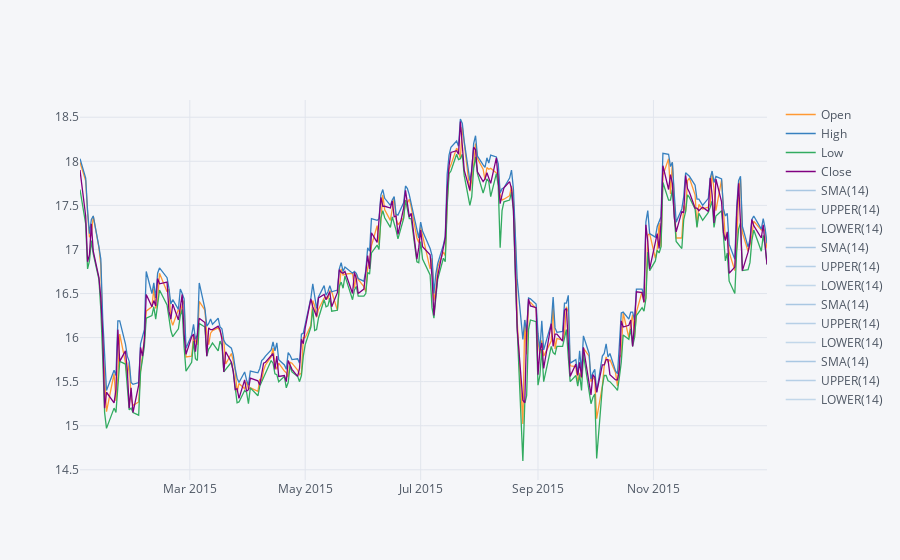

The notebook cell this image was saved under:
### Markdown cell above
A Bollinger Band Plot for Bank of America for the year 2015.

### Code cell
bank_stocks['BAC'][['Open','High','Low','Close']].loc['2015-1-1':'2015-12-31'].ta_plot(study='boll')

### Figure 1 — Plotly figure (JSON) as saved in the notebook; plotly's stock layout.template omitted (floating-point values rounded to 4 significant figures; data arrays with more than 128 entries replaced by an {"elided": "..."} marker saying what was removed)
{"data": [{"line": {"color": "rgba(255, 153, 51, 1.0)", "dash": "solid", "shape": "linear", "width": 1.3}, "mode": "lines", "name": "Open", "text": "", "type": "scatter", "x": {"elided": "252 str values"}, "y": {"elided": "252 float values"}}, {"line": {"color": "rgba(55, 128, 191, 1.0)", "dash": "solid", "shape": "linear", "width": 1.3}, "mode": "lines", "name": "High", "text": "", "type": "scatter", "x": {"elided": "252 str values"}, "y": {"elided": "252 float values"}}, {"line": {"color": "rgba(50, 171, 96, 1.0)", "dash": "solid", "shape": "linear", "width": 1.3}, "mode": "lines", "name": "Low", "text": "", "type": "scatter", "x": {"elided": "252 str values"}, "y": {"elided": "252 float values"}}, {"line": {"color": "rgba(128, 0, 128, 1.0)", "dash": "solid", "shape": "linear", "width": 1.3}, "mode": "lines", "name": "Close", "text": "", "type": "scatter", "x": {"elided": "252 str values"}, "y": {"elided": "252 float values"}}, {"line": {"color": "rgba(55, 128, 191, 0.4000000000000002)", "dash": "solid", "shape": "linear", "width": 1.3}, "mode": "lines", "name": "SMA(14)", "text": "", "type": "scatter", "x": {"elided": "252 str values"}, "y": {"elided": "252x4 mixed values"}}, {"line": {"color": "rgba(55, 128, 191, 0.33333333333333354)", "dash": "solid", "shape": "linear", "width": 1.3}, "mode": "lines", "name": "UPPER(14)", "text": "", "type": "scatter", "x": {"elided": "252 str values"}, "y": {"elided": "252x4 mixed values"}}, {"line": {"color": "rgba(55, 128, 191, 0.2666666666666669)", "dash": "solid", "shape": "linear", "width": 1.3}, "mode": "lines", "name": "LOWER(14)", "text": "", "type": "scatter", "x": {"elided": "252 str values"}, "y": {"elided": "252x4 mixed values"}}, {"line": {"color": "rgba(55, 128, 191, 0.4000000000000002)", "dash": "solid", "shape": "linear", "width": 1.3}, "mode": "lines", "name": "SMA(14)", "text": "", "type": "scatter", "x": {"elided": "252 str values"}, "y": {"elided": "252x4 mixed values"}}, {"line": {"color": "rgba(55, 128, 191, 0.33333333333333354)", "dash": "solid", "shape": "linear", "width": 1.3}, "mode": "lines", "name": "UPPER(14)", "text": "", "type": "scatter", "x": {"elided": "252 str values"}, "y": {"elided": "252x4 mixed values"}}, {"line": {"color": "rgba(55, 128, 191, 0.2666666666666669)", "dash": "solid", "shape": "linear", "width": 1.3}, "mode": "lines", "name": "LOWER(14)", "text": "", "type": "scatter", "x": {"elided": "252 str values"}, "y": {"elided": "252x4 mixed values"}}, {"line": {"color": "rgba(55, 128, 191, 0.4000000000000002)", "dash": "solid", "shape": "linear", "width": 1.3}, "mode": "lines", "name": "SMA(14)", "text": "", "type": "scatter", "x": {"elided": "252 str values"}, "y": {"elided": "252x4 mixed values"}}, {"line": {"color": "rgba(55, 128, 191, 0.33333333333333354)", "dash": "solid", "shape": "linear", "width": 1.3}, "mode": "lines", "name": "UPPER(14)", "text": "", "type": "scatter", "x": {"elided": "252 str values"}, "y": {"elided": "252x4 mixed values"}}, {"line": {"color": "rgba(55, 128, 191, 0.2666666666666669)", "dash": "solid", "shape": "linear", "width": 1.3}, "mode": "lines", "name": "LOWER(14)", "text": "", "type": "scatter", "x": {"elided": "252 str values"}, "y": {"elided": "252x4 mixed values"}}, {"line": {"color": "rgba(55, 128, 191, 0.4000000000000002)", "dash": "solid", "shape": "linear", "width": 1.3}, "mode": "lines", "name": "SMA(14)", "text": "", "type": "scatter", "x": {"elided": "252 str values"}, "y": {"elided": "252x4 mixed values"}}, {"line": {"color": "rgba(55, 128, 191, 0.33333333333333354)", "dash": "solid", "shape": "linear", "width": 1.3}, "mode": "lines", "name": "UPPER(14)", "text": "", "type": "scatter", "x": {"elided": "252 str values"}, "y": {"elided": "252x4 mixed values"}}, {"line": {"color": "rgba(55, 128, 191, 0.2666666666666669)", "dash": "solid", "shape": "linear", "width": 1.3}, "mode": "lines", "name": "LOWER(14)", "text": "", "type": "scatter", "x": {"elided": "252 str values"}, "y": {"elided": "252x4 mixed values"}}], "layout": {"legend": {"bgcolor": "#F5F6F9", "font": {"color": "#4D5663"}}, "paper_bgcolor": "#F5F6F9", "plot_bgcolor": "#F5F6F9", "title": {"font": {"color": "#4D5663"}}, "xaxis": {"gridcolor": "#E1E5ED", "showgrid": true, "tickfont": {"color": "#4D5663"}, "title": {"font": {"color": "#4D5663"}, "text": ""}, "zerolinecolor": "#E1E5ED"}, "yaxis": {"gridcolor": "#E1E5ED", "showgrid": true, "tickfont": {"color": "#4D5663"}, "title": {"font": {"color": "#4D5663"}, "text": ""}, "zerolinecolor": "#E1E5ED"}}}
